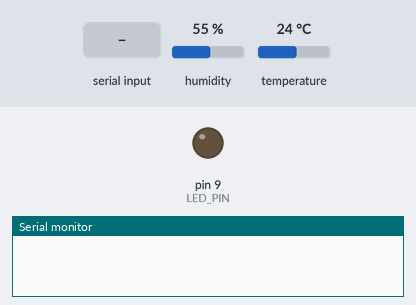
The program below on a simulated Arduino Uno, built with avr-gcc and run on an emulated ATmega328P. Shown: output pins drawn as LEDs (lit = HIGH), the last lines printed to the serial monitor. The test bench sets the inputs (shaded band); at power-on: humidity 55 %, temperature 24 °C.

Above: at 1.2 s.
1.3 s: "90,45\n" received over Serial
At 1.7 s:
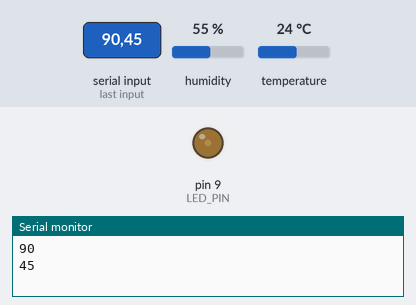
2.8 s: "30,150\n" received over Serial
At 4.0 s:
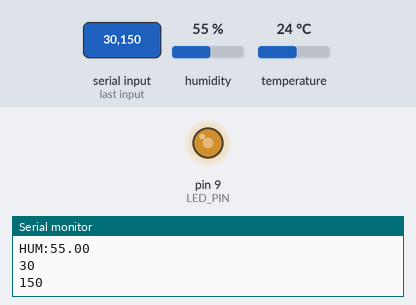
4.3 s: "200\n" received over Serial
At 5.1 s:
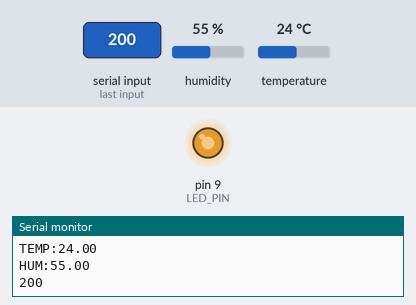
5.8 s: "90\n" received over Serial
At 6.2 s:
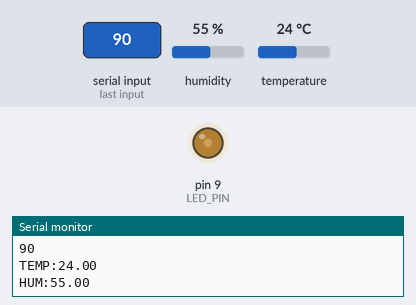
Timing chart, 0 to 8.3 s (numbered marks = the images above; inputs shaded):
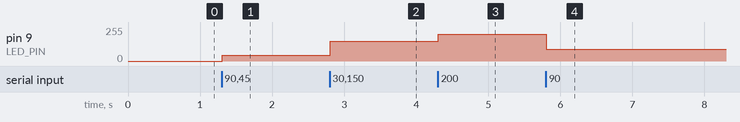

Measured:
- after the input at 1.3 s, pin 9 (LED_PIN): 0/255 → 45/255 at once
- after the input at 2.8 s, pin 9 (LED_PIN): 45/255 → 150/255 at once
- after the input at 4.3 s, pin 9 (LED_PIN): 150/255 → 200/255 at once
- after the input at 5.8 s, pin 9 (LED_PIN): 200/255 → 90/255 at once

The program:

main.cpp
```cpp
#include <Arduino.h>
#include <DHT.h>

const int LED_PIN = 9;
const int DHT22_PIN = 2;
DHT dht(DHT22_PIN, DHT22);
unsigned long time_a = 0;
int LED_light = 0;

void setup() {
  // put your setup code here, to run once:
  Serial.begin(9600);
  dht.begin();
  pinMode(LED_PIN, OUTPUT);
}

void loop() {

 // 수신 버퍼에 도착해 읽을 준비가 된 데이터의 바이트 수 반환
if (Serial.available() > 0) {
  if (Serial.peek() == '\n' || Serial.peek() == '\r') {
    Serial.read(); // 남아 있는 줄바꿈 문자 제거
  } else {
    LED_light = Serial.parseInt(); // 정수값 추출
    LED_light = constrain(LED_light, 0, 255); // 밝기 범위 제한
    analogWrite(LED_PIN, LED_light); // PWM 밝기 적용
    Serial.println(LED_light); // 적용된 밝기값 반환
  }
 }

  // put your main code here, to run repeatedly:
  // 온도 : temp / 습도 : hum
  if (millis() - time_a >= 2000) {
    time_a = millis();

  // 섭씨 온도 측정 후 float 값 반환
  float temp = dht.readTemperature();

  if (isnan(temp)) {
    Serial.print("TEMP:");
    Serial.println("온도 측정 실패");
    return;
  }

  // 상대습도 측정 후 float 값 반환
  float hum = dht.readHumidity();

  if (isnan(hum)) {
    Serial.print("HUM:");
    Serial.println("습도 측정 실패");
    return;
  }

  // 결과 출력
  Serial.print("TEMP:");
  Serial.println(temp); // 온도

  Serial.print("HUM:");
  Serial.println(hum); // 습도

  }
}
```
